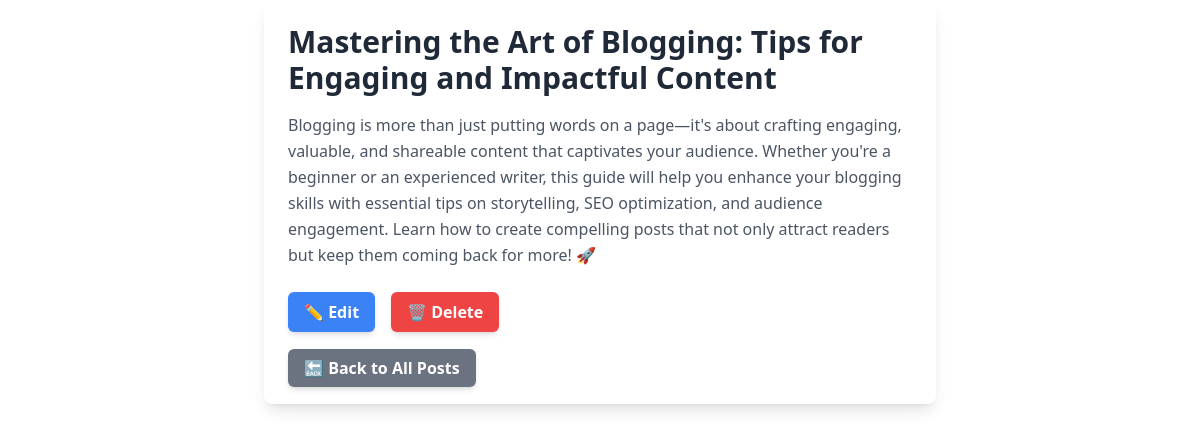
The page /post/19/ on the database its author committed.
### myapp/models.py (models this page shows, shortened)
class BlogPost(models.Model):
    title = models.CharField(max_length=250)
    content = models.TextField()

### myapp/views.py (the view)
# urls.py: path('post/<int:post_id>/', post_detail, name="post_detail"),  # Dynamic URL
def post_detail(request, post_id):
    post = BlogPost.objects.get(id=post_id)
    return render(request, 'myapp/postdetail.html', {'post': post})

### myapp/templates/myapp/postdetail.html (shortened to what this page needs)
{% load static %}
<!DOCTYPE html>
<html lang="en">
<head>
    <script src="https://cdn.tailwindcss.com"></script>
    <link rel="stylesheet" href="https://cdnjs.cloudflare.com/ajax/libs/animate.css/4.1.1/animate.min.css"/>
</head>
<body>
    <div class="max-w-2xl mx-auto bg-white p-6 rounded-lg shadow-lg animate__animated animate__fadeIn">
        <h1 class="text-3xl font-bold text-gray-800 mb-4 animate__animated animate__fadeInDown">
            {{ post.title }}
        </h1>
        <p class="text-gray-600 leading-relaxed animate__animated animate__fadeInUp animate__delay-1s">
            {{ post.content }}
        </p>
        <div class="mt-6 flex space-x-4">
            <a href="{% url 'update_post' post.id %}"
               class="px-4 py-2 bg-blue-500 text-white font-semibold rounded-md shadow-md hover:bg-blue-700 transition-all duration-300">
               ✏️ Edit
            </a>
            <a href="{% url 'delete_post' post.id %}"
               class="px-4 py-2 bg-red-500 text-white font-semibold rounded-md shadow-md hover:bg-red-700 transition-all duration-300">
               🗑 Delete
            </a>
        </div>
        <div class="mt-6">
            <a href="{% url 'post_list' %}"
               class="px-4 py-2 bg-gray-500 text-white font-semibold rounded-md shadow-md hover:bg-gray-700 transition-all duration-300">
               🔙 Back to All Posts
            </a>
        </div>
    </div>
</body>
</html>

### myapp/templates/myapp/postdetail.html (style rules this page uses)
body { @apply bg-gradient-to-r from-gray-100 to-gray-300 h-screen flex items-center justify-center; }

### rows shown on the page
BlogPost: title "Mastering the Art of Blogging: Tips for Engaging and Impactful Content", content "Blogging is more than just putting words on a page—it's about crafting engaging, valuable, and shareable content that captivates your audience. Whether you're a beginner or an experienced writer, this guide will help you enhance your blogging skills with essential tips on storytelling, SEO optimization, and audience engagement. Learn how to create compelling posts that not only attract readers but keep them coming back for more! 🚀"
